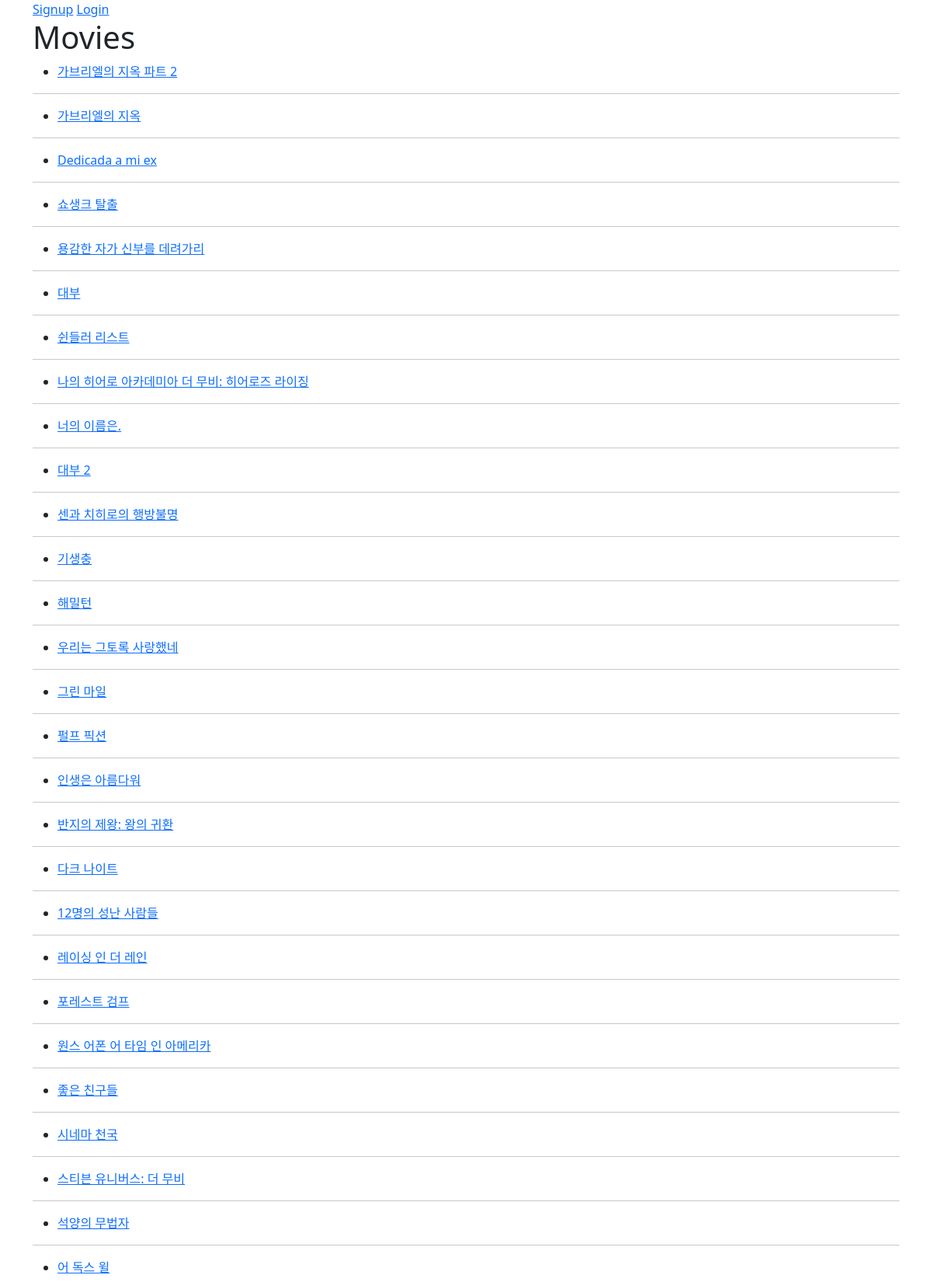
Page /movies/ (upper part) on the committed database.
### movies/models.py (models this page shows)
class Movie(models.Model):
    title = models.CharField(max_length=100)
    release_date = models.DateField()
    popularity = models.FloatField()
    vote_count = models.IntegerField()
    vote_average = models.FloatField()
    overview = models.TextField()
    poster_path = models.CharField(max_length=200)
    genres = models.ManyToManyField(Genre)

### movies/views.py (the view)
# urls.py: path('', views.index, name='index'),
def index(request):
    movies = Movie.objects.order_by('-vote_average')
    context = {
        'movies': movies,
    }
    return render(request, 'movies/index.html', context)

### movies/templates/movies/index.html
{% extends 'base.html' %}
{% block content %}
  <h1>Movies</h1>
  {% for movie in movies %}
    <ul>
      <li>
        <a href="{% url 'movies:detail' movie.pk %}">{{ movie.title }}</a>
      </li>
    </ul>
    <hr>
  {% endfor %}
{% endblock %}

### rows in the picture
Movie: title "가브리엘의 지옥 파트 2"
Movie: title "가브리엘의 지옥"
Movie: title "Dedicada a mi ex"
Movie: title "쇼생크 탈출"
Movie: title "용감한 자가 신부를 데려가리"
Movie: title "대부"
Movie: title "쉰들러 리스트"
Movie: title "나의 히어로 아카데미아 더 무비: 히어로즈 라이징"
Movie: title "너의 이름은."
Movie: title "대부 2"
Movie: title "센과 치히로의 행방불명"
Movie: title "기생충"
Movie: title "해밀턴"
Movie: title "우리는 그토록 사랑했네"
Movie: title "그린 마일"
Movie: title "펄프 픽션"
Movie: title "인생은 아름다워"
Movie: title "반지의 제왕: 왕의 귀환"
Movie: title "다크 나이트"
Movie: title "12명의 성난 사람들"
Movie: title "레이싱 인 더 레인"
Movie: title "포레스트 검프"
Movie: title "원스 어폰 어 타임 인 아메리카"
Movie: title "좋은 친구들"
Movie: title "시네마 천국"
Movie: title "스티븐 유니버스: 더 무비"
Movie: title "석양의 무법자"
Movie: title "어 독스 윌"
